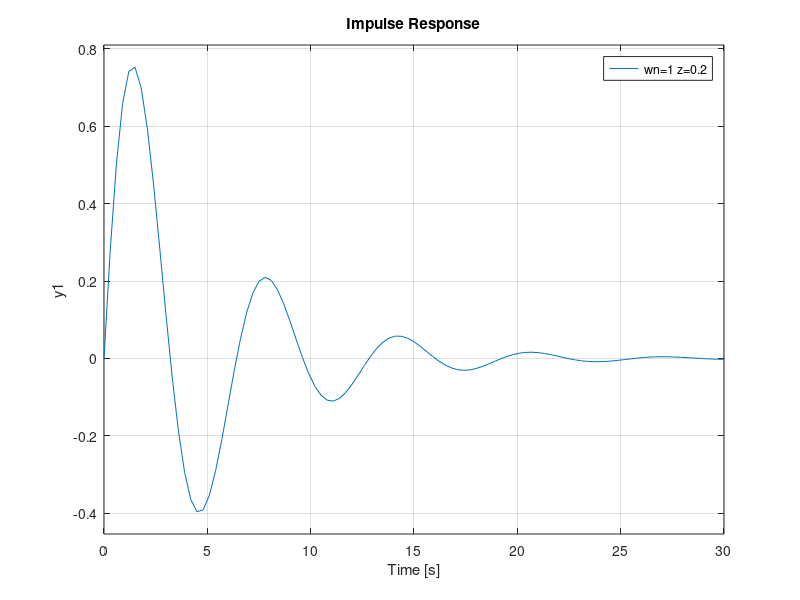

Here is the MATLAB script that generated this plot:
%inicializamos las funciones de trasnferencia para las 4 variantes del enunciado
G1=tf(4,[1 0 4]); %wn=2 z=0
G2=tf(4,[1 0.4 4]); %wn=2 z=0.1
G3=tf(1,[1 0 1]); %wn=1 z=0
G4=tf(1,[1 0.4 1]); %wn=1 z=0.2

subplot(2,2,1);
impulse(G1) %entrada de tipo impulso
legend('wn=2 z=0');

subplot(2,2,2);
impulse(G2)
legend('wn=2 z=0.1');

subplot(2,2,3);
impulse(G3)
legend('wn=1 z=0');

subplot(2,2,4);
impulse(G4)
legend('wn=1 z=0.2');
